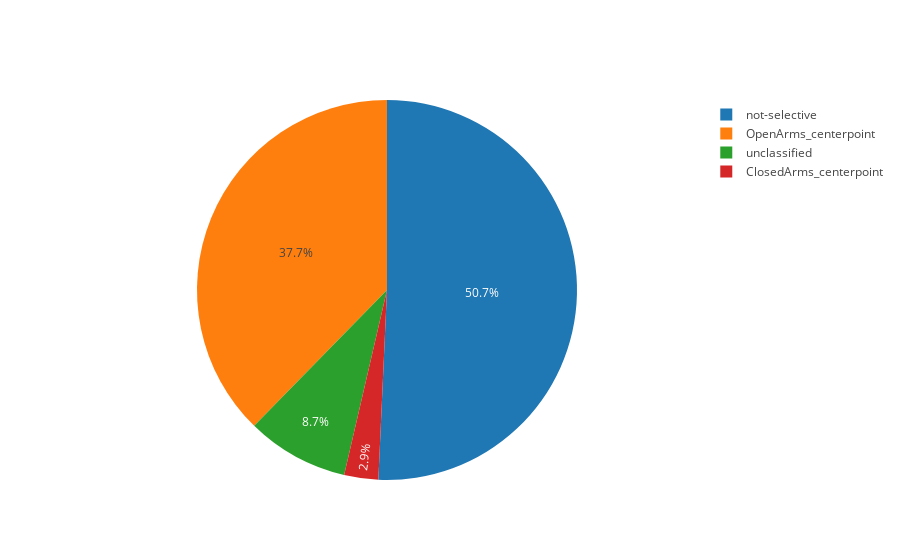

Write notebook code for a chart like this one.
### Code cell
plot_pie_chart(deeper_classification, "OpenArms_centerpoint", "ClosedArms_centerpoint", "not-selective", "unclassified")

### Figure 1 — Plotly figure (JSON) as saved in the notebook; plotly's stock layout.template omitted (floating-point values rounded to 4 significant figures)
{"data": [{"labels": ["OpenArms_centerpoint", "ClosedArms_centerpoint", "not-selective", "unclassified"], "type": "pie", "uid": "aca399", "values": [26, 2, 35, 6]}], "layout": {"autosize": true}}
